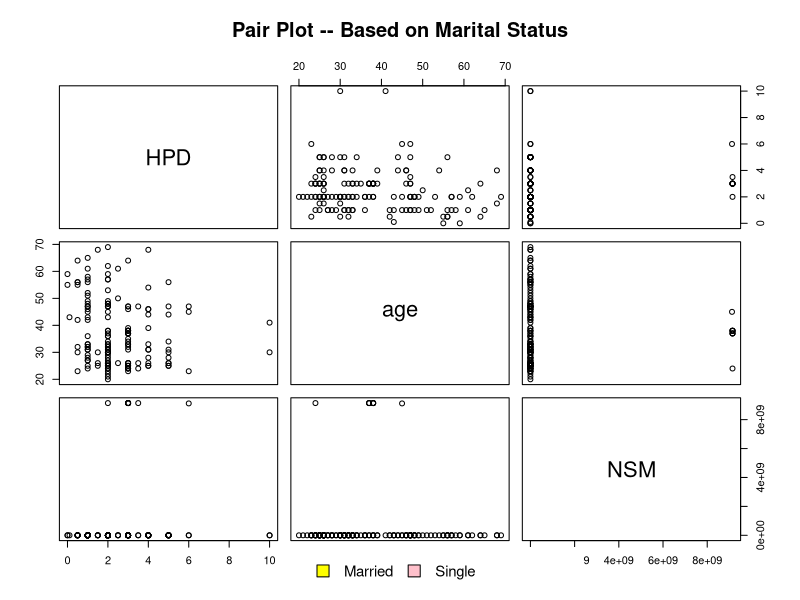
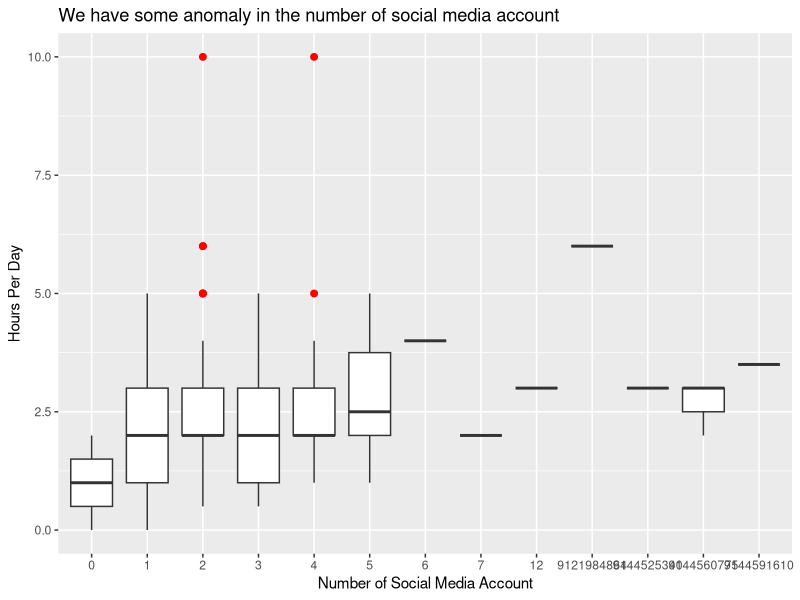
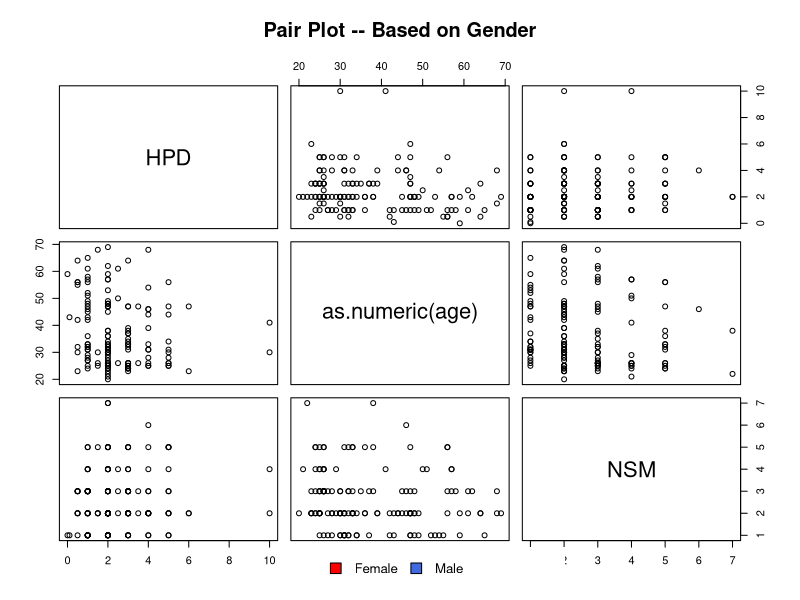
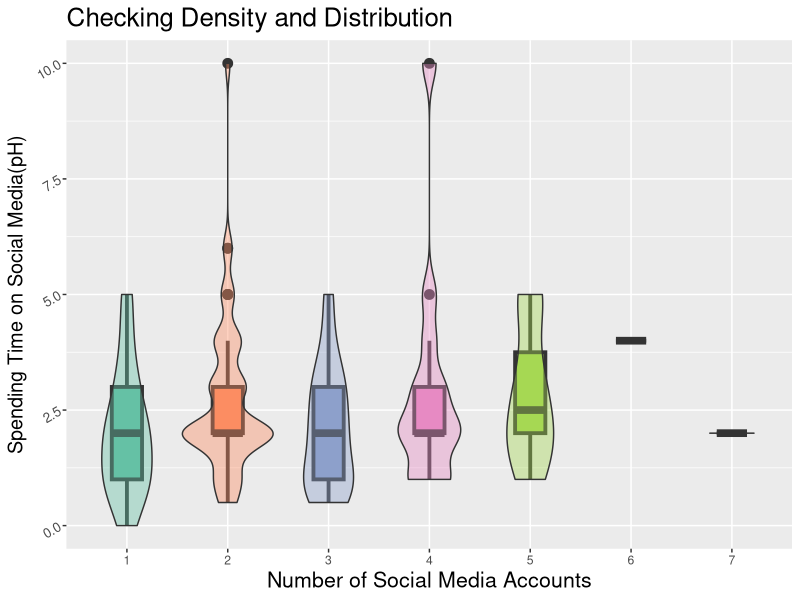
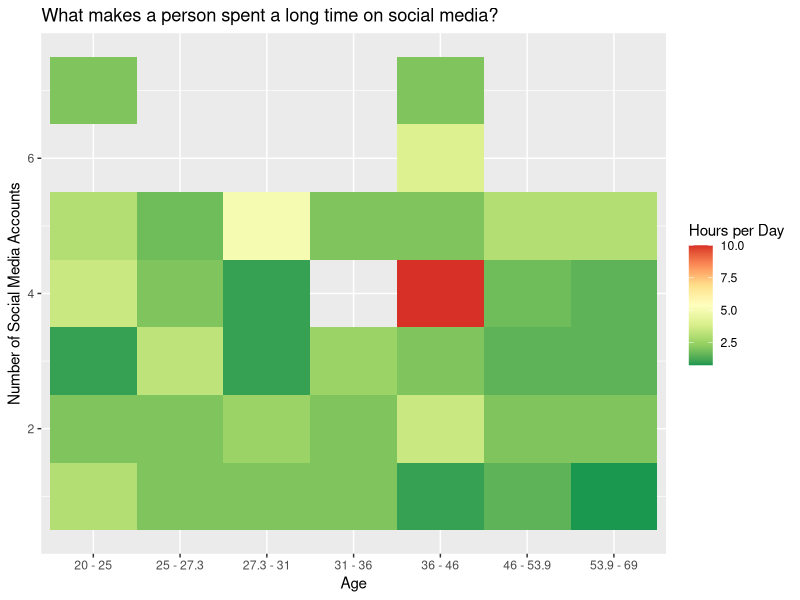
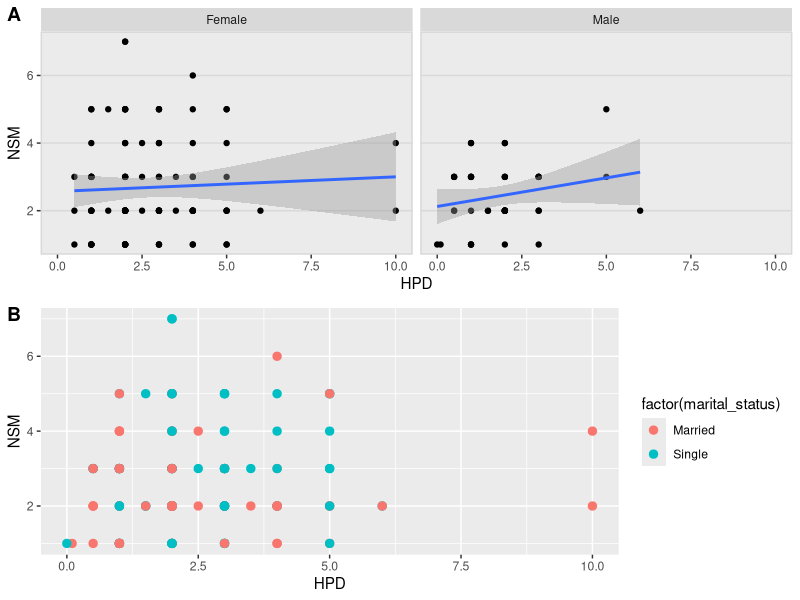
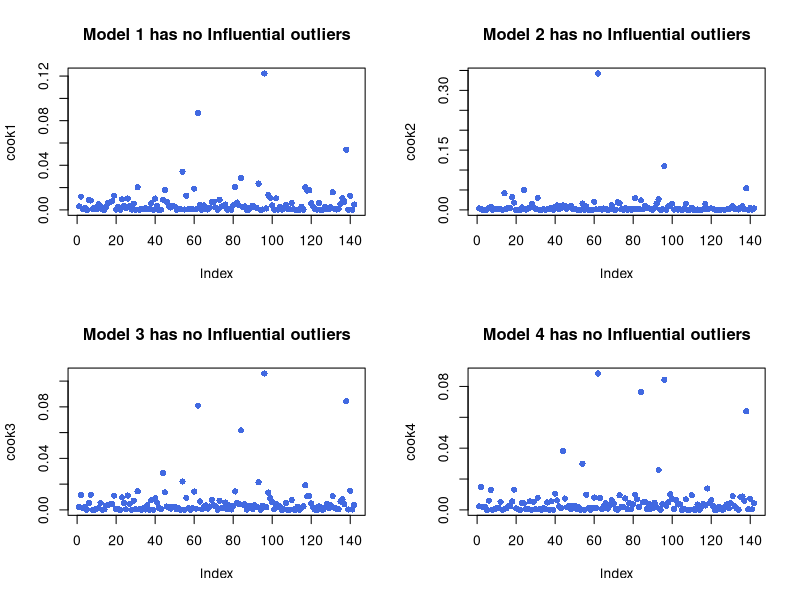
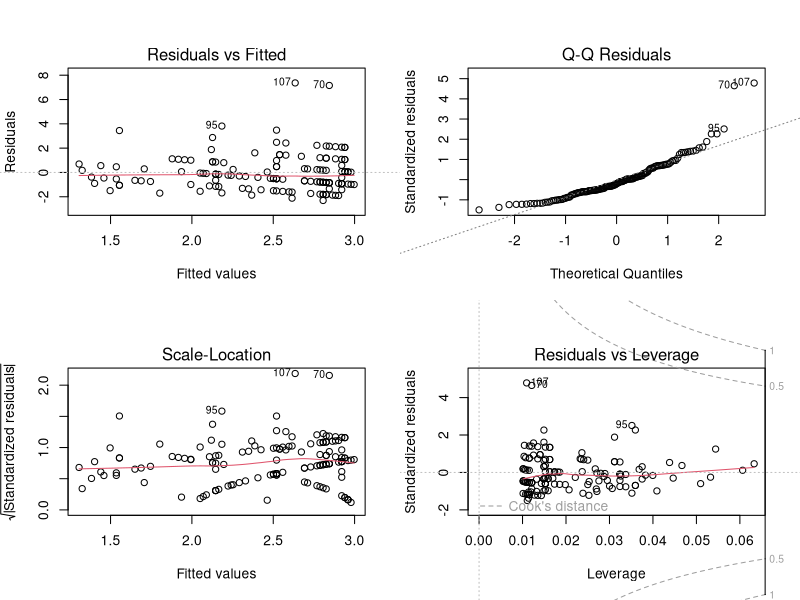

Recreate these plots in R, in order.
## ---- chunk 1
library(psych)
library(pracma)
library(lattice)
library(ggplot2)
library(dplyr)
library(scatterplot3d)
library(cowplot)
library(knitr)
library(kableExtra)
library(car)

## ---- chunk 2
SM=read.csv("SM.csv")
str(SM)
## ---- chunk 3
dim(SM)
SM = SM[complete.cases(SM), ]
dim(SM)
## ---- chunk 4
pairs(HPD~age+NSM,data=SM, main = "Pair Plot -- Based on Marital Status",
      pch = 21,bg = c("yellow","pink")[as.numeric(SM$marital_status)])
par(xpd=TRUE)
legend(0.37, 0.05, as.vector(unique(SM$marital_status)),  
       fill=c( "yellow","pink"),box.lty=0,cex=0.9,ncol=3)

## ---- chunk 5
theme_improve <- function(my_plot, title_color= 'brown',
                           title_size= 2, axis_title_size=1.5,
                           axis_text_size=1.3,
                           x_axis_text_angle=30) {
  my_plot = my_plot +
  theme(plot.title = element_text(size = rel(title_size),
                                  color = title_color),
        axis.title.y = element_text(size = rel(axis_title_size)),
        axis.title.x = element_text(size = rel(axis_title_size)),
        axis.text.x = element_text(size = rel(axis_text_size),
                                   angle = x_axis_text_angle),
        axis.text.y = element_text(size = rel(axis_text_size))
        )
  return(my_plot)
}
## ---- chunk 6
SM %>%
  ggplot(aes(factor(NSM),HPD))+
  geom_boxplot(outlier.colour="red",
                outlier.size=2) +
  xlab("Number of Social Media Account") +
  ylab("Hours Per Day") +
  ggtitle("We have some anomaly in the number of social media account")
## ---- chunk 7
SM_A <- SM %>% group_by(NSM) %>%
  summarize(HPD=median(HPD))
kable(SM_A) %>%
  kable_styling(full_width = F,bootstrap_options = "striped",position = "float_right") %>%
  row_spec(c(1,10:13), bold = T, color = "white", background = "#D7261E")
## ---- chunk 8

for(i in c(nrow(SM):1)){
  if(SM$NSM[i]>10 || SM$NSM[i]==0 || SM$age[i]>90){
    SM=SM[-c(i),]
  }
}
dim(SM)

## ---- chunk 9
pairs(HPD~as.numeric(age)+NSM,data=SM, main = "Pair Plot -- Based on Gender",
      pch = 21,bg = c("red","royalblue","yellow")[as.numeric(SM$gender)])
 par(xpd=TRUE)
legend(0.39, 0.05, as.vector(unique(SM$gender)),  
       fill=c("red","royalblue","yellow"),box.lty=0,cex=0.8,ncol=3)
## ---- chunk 10
violin_plot <- ggplot(SM, aes(as.factor(NSM),HPD, fill=as.factor(NSM))) +
  geom_boxplot(width = 0.3, lwd = 1.3, outlier.size = 3) +
  geom_violin(alpha = 0.4) +
  theme(legend.position = "none")

quality_plt <- violin_plot +
  labs(title="Checking Density and Distribution",
       y="Spending Time on Social Media(pH)",
       x="Number of Social Media Accounts") +
  theme(plot.title= element_text(size=rel(1.7)),
        axis.title.x= element_text(size=rel(1.4)),
        axis.title.y= element_text(size=rel(1.3)),
        axis.text.y= element_text(angle=30, size = rel(1.1)))


quality_plt + scale_fill_brewer(palette = "Set2")

## ---- chunk 11
SM_M = mutate(SM, age = cut_number(SM$age,7))

SM_agg <- SM_M %>% group_by(NSM,age) %>%
  summarize(HPD=median(HPD))


## ---- chunk 12
myplt1 <- ggplot(SM_agg, aes( age ,NSM, fill= HPD))
(myplt1 +
  geom_raster() +
  scale_fill_distiller(palette = "RdYlGn") +
  scale_x_discrete("Age",
                   labels = c("20 - 25", "25 - 27.3", "27.3 - 31", "31 - 36",
                              "36 - 46", "46 - 53.9", "53.9 - 69")) +
  labs(title="What makes a person spent a long time on social media?",y="Number of Social Media Accounts",
       fill="Hours per Day")) 
## ---- chunk 13
plot.gender <- ggplot(SM, aes(HPD, NSM)) +
  geom_point() +
  facet_grid(. ~ gender) +
  stat_smooth(method = "lm") +
  background_grid(major = 'y', minor = "none")+
  panel_border() 

plot.status <- ggplot(SM, aes(x =HPD , y = NSM, color=factor(marital_status))) + 
  geom_point(size=2.5)

plot_grid(plot.gender, plot.status, labels = "AUTO", ncol = 1) 
## ---- chunk 14
m1= lm(HPD~NSM+as.numeric(age),data=SM)
summary(m1)

## ---- chunk 15
m2 <- lm(HPD~as.numeric(age) + NSM + as.factor(gender) + as.factor(occupation)+ as.factor(marital_status) + as.factor(education), data =SM)
summary(m2)
## ---- chunk 16

m3 <- lm(HPD~NSM+as.numeric(age)+as.factor(gender), data =SM)
summary(m3)
## ---- chunk 17

m4 <- lm(HPD~ as.numeric(age)+as.factor(gender), data = SM) 

summary(m4)
## ---- chunk 18
cook1=cooks.distance(m1)
cook2=cooks.distance(m2)
cook3=cooks.distance(m3)
cook4=cooks.distance(m4)

par(mfrow=c(2,2))
plot(cook1,pch=16,col="Royalblue",main="Model 1 has no Influential outliers")
plot(cook2,pch=16,col="Royalblue",main="Model 2 has no Influential outliers")
plot(cook3,pch=16,col="Royalblue",main="Model 3 has no Influential outliers")
plot(cook4,pch=16,col="Royalblue",main="Model 4 has no Influential outliers")

## ---- chunk 19
vif(m4)
## ---- chunk 20
plot(m4)

## ---- chunk 21

HPD <- SM$HPD

age <- as.numeric(SM$age)

gender <- as.factor(SM$gender)

scatterplot3d(HPD,age,gender,  pch=16, highlight.3d=TRUE, main="3D Scatterplot")

## ---- chunk 22
plt <- ggplot(SM, aes(age,HPD))
plt +
  geom_point(aes(color=factor(marital_status))) +
    geom_smooth(se=FALSE, color="darkred", method="lm") +
  labs(title="Checking Density and Distribution",
       y="Spending Time on Social Media(pH)",
       x="Age") +
    geom_rug(alpha=0.5, color="darkred")
